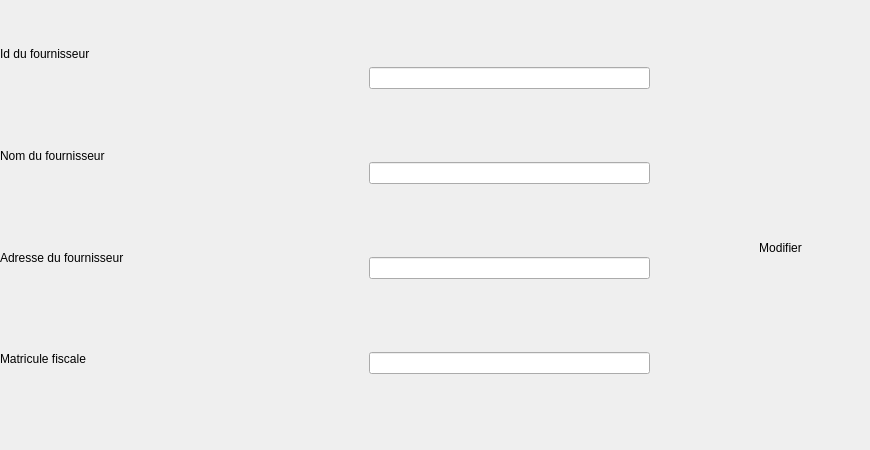
        <widget class="QWidget" name="tab_14">
         <attribute name="title">
          <string>Modifier les fournisseurs</string>
         </attribute>
         <widget class="QWidget" name="verticalLayoutWidget_11">
          <property name="geometry">
           <rect>
            <x>0</x>
            <y>6</y>
            <width>271</width>
            <height>401</height>
           </rect>
          </property>
          <layout class="QVBoxLayout" name="verticalLayout_11">
           <item>
            <widget class="QLabel" name="label_29">
             <property name="styleSheet">
              <string notr="true">font: 10pt &quot;MS Shell Dlg 2&quot;;
background-color: transparent;
background: none;
border: none;
background-repeat: none;</string>
             </property>
             <property name="text">
              <string>Id du fournisseur</string>
             </property>
            </widget>
           </item>
           <item>
            <widget class="QLabel" name="label_30">
             <property name="styleSheet">
              <string notr="true">font: 10pt &quot;MS Shell Dlg 2&quot;;
background-color: transparent;
background: none;
border: none;
background-repeat: none;</string>
             </property>
             <property name="text">
              <string>Nom du fournisseur</string>
             </property>
            </widget>
           </item>
           <item>
            <widget class="QLabel" name="label_31">
             <property name="styleSheet">
              <string notr="true">font: 10pt &quot;MS Shell Dlg 2&quot;;
background-color: transparent;
background: none;
border: none;
background-repeat: none;</string>
             </property>
             <property name="text">
              <string>Adresse du fournisseur</string>
             </property>
            </widget>
           </item>
           <item>
            <widget class="QLabel" name="label_32">
             <property name="styleSheet">
              <string notr="true">font: 10pt &quot;MS Shell Dlg 2&quot;;
background-color: transparent;
background: none;
border: none;
background-repeat: none;</string>
             </property>
             <property name="text">
              <string>Matricule fiscale</string>
             </property>
            </widget>
           </item>
          </layout>
         </widget>
         <widget class="QWidget" name="verticalLayoutWidget_12">
          <property name="geometry">
           <rect>
            <x>369</x>
            <y>0</y>
            <width>281</width>
            <height>441</height>
           </rect>
          </property>
          <layout class="QVBoxLayout" name="verticalLayout_12">
           <item>
            <widget class="QLineEdit" name="mod_idF_2"/>
           </item>
           <item>
            <widget class="QLineEdit" name="mod_nom_2"/>
           </item>
           <item>
            <widget class="QLineEdit" name="mod_adresse_2"/>
           </item>
           <item>
            <widget class="QLineEdit" name="mod_matricule_2"/>
           </item>
          </layout>
         </widget>
         <widget class="QPushButton" name="modifierF_2">
          <property name="geometry">
           <rect>
            <x>700</x>
            <y>227</y>
            <width>161</width>
            <height>41</height>
           </rect>
          </property>
          <property name="styleSheet">
           <string notr="true">font: 10pt &quot;MS Shell Dlg 2&quot;;
background-color: transparent;
background: none;
border: none;
background-repeat: none;
border-image: url(:/new/prefix1/buttons_PNG167.png);</string>
          </property>
          <property name="text">
           <string>Modifier</string>
          </property>
         </widget>
        </widget>
